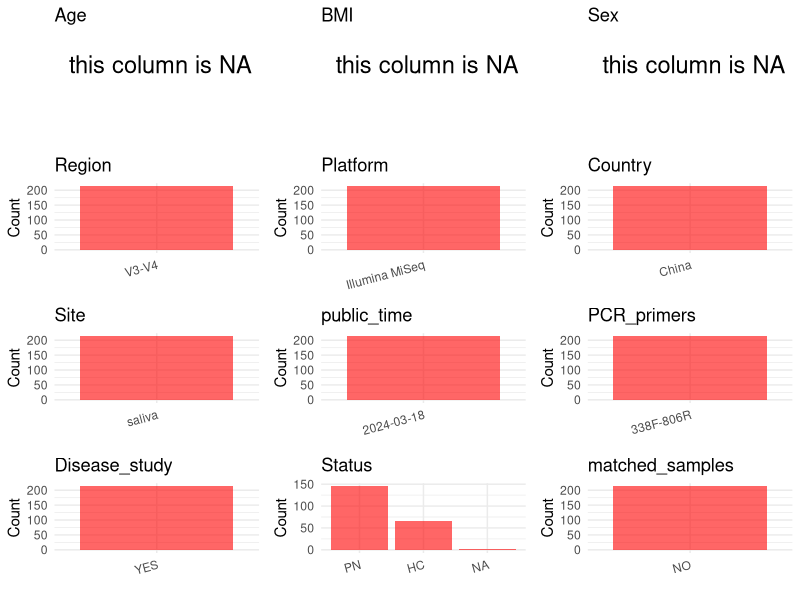

Source code (R): (Note: this script raises an error after producing the figure.)
## ---- chunk 1
# Load necessary libraries
library(dplyr)
library(ggplot2)
library(cowplot)

# Set working directory (update this path to your local directory)
setwd("D:/oral_project/PRJNA979793")

# Read the initial metadata files
initial_meta<-read.csv("SraRunTable.csv",header = T)

# Combine the two metadata files
#meta <- rbind(initial_meta, initial_meta1)

#Remove entries non-oral samples
#initial_meta <- subset(initial_meta,isolate %in% c("saliva","tongue coat"))

# Check the number of samples containing "HT" in Sample.Name (e.g., healthy controls)
#nrow(subset(meta, grepl("HT", Sample.Name)))

# Display the first few rows of the metadata
head(initial_meta)
## ---- chunk 2
# Create a uniform metadata dataframe
metadata <- data.frame(
  BioProject = initial_meta$BioProject,
  Run = initial_meta$Run,
  sample_name = initial_meta$Sample.Name,
  Age = NA,
  BMI = NA,
  Sex = NA,
  Platform = initial_meta$Instrument,
  Country = initial_meta$geo_loc_name_country,
  Site = initial_meta$isolation_source,
  public_time = "2024-03-18",
  stringsAsFactors = FALSE
)
## ---- chunk 3
# Add information obtained from the publication
metadata$PCR_primers <- "338F-806R"
metadata$title <- "Saliva icrobiome erived signatures: expected to become a potential biomarker for pulmonary nodules (MCEPN-1)"
metadata$Disease_study <- "YES"
metadata$Region<- "V3-V4"
# Assign disease status based on sample_name patterns
metadata$Status <- "HC"
metadata <- metadata %>%
  mutate(Status = case_when(
    grepl("CK", sample_name) ~ "HC",
    grepl("K0", sample_name) ~ "PN"
  ))

keep_subjects<-subset(metadata,Site %in% "saliva")
#remove subjects without Saliva samples
metadata<-subset(metadata,sample_name %in% keep_subjects$sample_name)
#get subjects sampling counts
sample_counts <- table(metadata$sample_name)
# Create matched_samples column, any subjects have >=2 samples will be label "YES", otherwise "NO"
metadata$matched_samples <- ifelse(metadata$sample_name %in% names(sample_counts[sample_counts >= 2]), "YES", "NO")
## ---- chunk 4
# Check the number of unique runs and sample names
print(paste("Number of unique runs:", length(unique(metadata$Run))))
print(paste("Number of unique sample names:", length(unique(metadata$sample_name))))
## ---- chunk 5
# Select columns for visualization
plot_data <- metadata %>%
  select(-BioProject, -Run, -sample_name, -title)

# Function to create simple plots for each column
create_simple_plots <- function(data) {
  plots <- list()
  
  for (col in colnames(data)) {
    # Check if the column is all NA
    if (all(is.na(data[[col]]))) {
      # Create an empty plot with text indicating all NA
      p <- ggplot() +
        annotate("text", x = 0.5, y = 0.5, label = "this column is NA", size = 6) +
        labs(title = col) +
        theme_void()
    } else if (is.numeric(data[[col]])) {
      # Numeric variable: histogram
      p <- ggplot(data, aes(x = .data[[col]])) +
        geom_histogram(fill = "blue", alpha = 0.6, bins = 20, na.rm = TRUE) +
        labs(title = col) +
        theme_minimal()
    } else {
      # Categorical variable: bar plot (remove NA values)
      count_data <- as.data.frame(table(data[[col]], useNA = "ifany"))
      p <- ggplot(count_data, aes(x = reorder(Var1, -Freq), y = Freq)) +
        geom_col(fill = "red", alpha = 0.6) +
        labs(title = col, x = NULL, y = "Count") +
        theme_minimal() +
        theme(axis.text.x = element_text(angle = 15, hjust = 1))
    }
    plots[[col]] <- p
  }
  
  return(plots)
}

# Generate and arrange plots
plots <- create_simple_plots(plot_data)
p<-plot_grid(plots$Age, 
          plots$BMI, 
          plots$Sex, 
          plots$Region, 
          plots$Platform, 
          plots$Country, 
          plots$Site,
          plots$public_time, 
          plots$PCR_primers,
          plots$Disease_study,
          plots$Status,
          plots$matched_samples,# add 
          ncol = 3, align = "hv", axis = "lb")
ggsave("Metadata_Summary.png", plot = p, width = 8, height = 6, dpi = 150)
## ---- chunk 6
knitr::include_graphics("Metadata_Summary.png")
## ---- chunk 7
# Reorder columns to match the desired format
metadata <- metadata[, c(
  "BioProject", "Run", "sample_name", "Age", "BMI", "Sex", 
  "Region", "Platform", "Country", "Site", "public_time", 
  "PCR_primers", "title", "Disease_study", "Status","matched_samples"
)]

# Export the uniform metadata to a CSV file
write.csv(metadata, file = "metadata.csv", quote = FALSE)
head(metadata)
